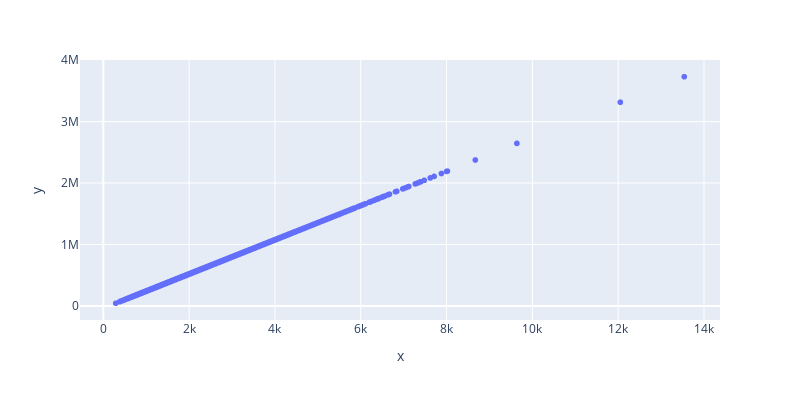

Write notebook code for a chart like this one.
### Code cell
grafico = px.scatter(x=x_casas_treinamento.ravel(), y=previsoes, width=800, height=400)
grafico

### Figure 1 — Plotly figure (JSON) as saved in the notebook; plotly's stock layout.template omitted (floating-point values rounded to 4 significant figures; data arrays with more than 128 entries replaced by an {"elided": "..."} marker saying what was removed)
{"data": [{"hovertemplate": "x=%{x}<br>y=%{y}<extra></extra>", "legendgroup": "", "marker": {"color": "#636efa", "symbol": "circle"}, "mode": "markers", "name": "", "showlegend": false, "type": "scattergl", "x": {"elided": "15129 int values"}, "xaxis": "x", "y": {"elided": "15129 float values"}, "yaxis": "y"}], "layout": {"height": 400, "legend": {"tracegroupgap": 0}, "margin": {"t": 60}, "width": 800, "xaxis": {"anchor": "y", "domain": [0, 1], "title": {"text": "x"}}, "yaxis": {"anchor": "x", "domain": [0, 1], "title": {"text": "y"}}}}
